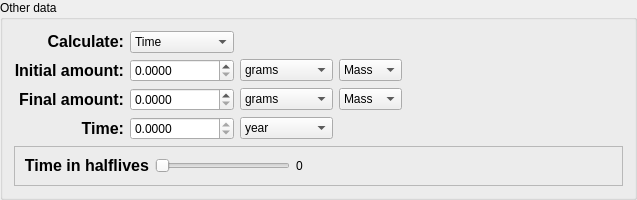
    <widget class="QGroupBox" name="groupBox_2">
     <property name="title">
      <string>Other data</string>
     </property>
     <layout class="QVBoxLayout" name="verticalLayout">
      <item>
       <layout class="QGridLayout" name="gridLayout_3">
        <item row="0" column="0">
         <widget class="QLabel" name="label_37">
          <property name="text">
           <string>&lt;!DOCTYPE HTML PUBLIC &quot;-//W3C//DTD HTML 4.0//EN&quot; &quot;http://www.w3.org/TR/REC-html40/strict.dtd&quot;&gt;
&lt;html&gt;&lt;head&gt;&lt;meta name=&quot;qrichtext&quot; content=&quot;1&quot; /&gt;&lt;style type=&quot;text/css&quot;&gt;
p, li { white-space: pre-wrap; }
&lt;/style&gt;&lt;/head&gt;&lt;body style=&quot; font-family:'DejaVu Sans'; font-size:9pt; font-weight:400; font-style:normal;&quot;&gt;
&lt;p style=&quot; margin-top:0px; margin-bottom:0px; margin-left:0px; margin-right:0px; -qt-block-indent:0; text-indent:0px;&quot;&gt;&lt;span style=&quot; font-size:12pt; font-weight:600;&quot;&gt;Calculate:&lt;/span&gt;&lt;/p&gt;&lt;/body&gt;&lt;/html&gt;</string>
          </property>
          <property name="alignment">
           <set>Qt::AlignRight|Qt::AlignTrailing|Qt::AlignVCenter</set>
          </property>
         </widget>
        </item>
        <item row="0" column="1">
         <widget class="QComboBox" name="mode">
          <property name="toolTip">
           <string>&lt;!DOCTYPE HTML PUBLIC &quot;-//W3C//DTD HTML 4.0//EN&quot; &quot;http://www.w3.org/TR/REC-html40/strict.dtd&quot;&gt;
&lt;html&gt;&lt;head&gt;&lt;meta name=&quot;qrichtext&quot; content=&quot;1&quot; /&gt;&lt;style type=&quot;text/css&quot;&gt;
p, li { white-space: pre-wrap; }
&lt;/style&gt;&lt;/head&gt;&lt;body style=&quot; font-family:'DejaVu Sans'; font-size:9pt; font-weight:400; font-style:normal;&quot;&gt;
&lt;p style=&quot; margin-top:0px; margin-bottom:0px; margin-left:0px; margin-right:0px; -qt-block-indent:0; text-indent:0px;&quot;&gt;&lt;span style=&quot; font-size:14pt;&quot;&gt;Specify what you want to calculate&lt;/span&gt;&lt;/p&gt;&lt;/body&gt;&lt;/html&gt;</string>
          </property>
          <property name="whatsThis">
           <string>This box is used to decide what you want to calculate, choose among 'Time', 'Initial amount of substance' and 'Final amount of substance'.</string>
          </property>
          <property name="currentIndex">
           <number>2</number>
          </property>
          <item>
           <property name="text">
            <string>Initial Amount</string>
           </property>
          </item>
          <item>
           <property name="text">
            <string>Final Amount</string>
           </property>
          </item>
          <item>
           <property name="text">
            <string>Time</string>
           </property>
          </item>
         </widget>
        </item>
        <item row="1" column="0">
         <widget class="QLabel" name="label_69">
          <property name="text">
           <string>&lt;!DOCTYPE HTML PUBLIC &quot;-//W3C//DTD HTML 4.0//EN&quot; &quot;http://www.w3.org/TR/REC-html40/strict.dtd&quot;&gt;
&lt;html&gt;&lt;head&gt;&lt;meta name=&quot;qrichtext&quot; content=&quot;1&quot; /&gt;&lt;style type=&quot;text/css&quot;&gt;
p, li { white-space: pre-wrap; }
&lt;/style&gt;&lt;/head&gt;&lt;body style=&quot; font-family:'DejaVu Sans'; font-size:9pt; font-weight:400; font-style:normal;&quot;&gt;
&lt;p style=&quot; margin-top:0px; margin-bottom:0px; margin-left:0px; margin-right:0px; -qt-block-indent:0; text-indent:0px;&quot;&gt;&lt;span style=&quot; font-size:12pt; font-weight:600;&quot;&gt;Initial amount:&lt;/span&gt;&lt;/p&gt;&lt;/body&gt;&lt;/html&gt;</string>
          </property>
          <property name="alignment">
           <set>Qt::AlignRight|Qt::AlignTrailing|Qt::AlignVCenter</set>
          </property>
         </widget>
        </item>
        <item row="1" column="1">
         <widget class="QDoubleSpinBox" name="initAmt">
          <property name="toolTip">
           <string>&lt;!DOCTYPE HTML PUBLIC &quot;-//W3C//DTD HTML 4.0//EN&quot; &quot;http://www.w3.org/TR/REC-html40/strict.dtd&quot;&gt;
&lt;html&gt;&lt;head&gt;&lt;meta name=&quot;qrichtext&quot; content=&quot;1&quot; /&gt;&lt;style type=&quot;text/css&quot;&gt;
p, li { white-space: pre-wrap; }
&lt;/style&gt;&lt;/head&gt;&lt;body style=&quot; font-family:'DejaVu Sans'; font-size:9pt; font-weight:400; font-style:normal;&quot;&gt;
&lt;p style=&quot; margin-top:0px; margin-bottom:0px; margin-left:0px; margin-right:0px; -qt-block-indent:0; text-indent:0px;&quot;&gt;&lt;span style=&quot; font-size:14pt;&quot;&gt;Specify the initial amount of substance&lt;/span&gt;&lt;/p&gt;&lt;/body&gt;&lt;/html&gt;</string>
          </property>
          <property name="whatsThis">
           <string>This box is used to specify the initial amount of the radio-active substance.</string>
          </property>
          <property name="decimals">
           <number>4</number>
          </property>
          <property name="maximum">
           <double>1000000000.000000000000000</double>
          </property>
         </widget>
        </item>
        <item row="2" column="0">
         <widget class="QLabel" name="label_72">
          <property name="text">
           <string>&lt;!DOCTYPE HTML PUBLIC &quot;-//W3C//DTD HTML 4.0//EN&quot; &quot;http://www.w3.org/TR/REC-html40/strict.dtd&quot;&gt;
&lt;html&gt;&lt;head&gt;&lt;meta name=&quot;qrichtext&quot; content=&quot;1&quot; /&gt;&lt;style type=&quot;text/css&quot;&gt;
p, li { white-space: pre-wrap; }
&lt;/style&gt;&lt;/head&gt;&lt;body style=&quot; font-family:'DejaVu Sans'; font-size:9pt; font-weight:400; font-style:normal;&quot;&gt;
&lt;p style=&quot; margin-top:0px; margin-bottom:0px; margin-left:0px; margin-right:0px; -qt-block-indent:0; text-indent:0px;&quot;&gt;&lt;span style=&quot; font-size:12pt; font-weight:600;&quot;&gt;Final amount:&lt;/span&gt;&lt;/p&gt;&lt;/body&gt;&lt;/html&gt;</string>
          </property>
          <property name="alignment">
           <set>Qt::AlignRight|Qt::AlignTrailing|Qt::AlignVCenter</set>
          </property>
         </widget>
        </item>
        <item row="2" column="1">
         <widget class="QDoubleSpinBox" name="finalAmt">
          <property name="toolTip">
           <string>&lt;!DOCTYPE HTML PUBLIC &quot;-//W3C//DTD HTML 4.0//EN&quot; &quot;http://www.w3.org/TR/REC-html40/strict.dtd&quot;&gt;
&lt;html&gt;&lt;head&gt;&lt;meta name=&quot;qrichtext&quot; content=&quot;1&quot; /&gt;&lt;style type=&quot;text/css&quot;&gt;
p, li { white-space: pre-wrap; }
&lt;/style&gt;&lt;/head&gt;&lt;body style=&quot; font-family:'DejaVu Sans'; font-size:9pt; font-weight:400; font-style:normal;&quot;&gt;
&lt;p style=&quot; margin-top:0px; margin-bottom:0px; margin-left:0px; margin-right:0px; -qt-block-indent:0; text-indent:0px;&quot;&gt;&lt;span style=&quot; font-size:14pt;&quot;&gt;Specify the final amount of the substance&lt;/span&gt;&lt;/p&gt;&lt;/body&gt;&lt;/html&gt;</string>
          </property>
          <property name="whatsThis">
           <string>This box is used to specify the final amount of the radio-active substance.</string>
          </property>
          <property name="decimals">
           <number>4</number>
          </property>
          <property name="maximum">
           <double>1000000000.000000000000000</double>
          </property>
         </widget>
        </item>
        <item row="3" column="0">
         <widget class="QLabel" name="label_19">
          <property name="text">
           <string>&lt;!DOCTYPE HTML PUBLIC &quot;-//W3C//DTD HTML 4.0//EN&quot; &quot;http://www.w3.org/TR/REC-html40/strict.dtd&quot;&gt;
&lt;html&gt;&lt;head&gt;&lt;meta name=&quot;qrichtext&quot; content=&quot;1&quot; /&gt;&lt;style type=&quot;text/css&quot;&gt;
p, li { white-space: pre-wrap; }
&lt;/style&gt;&lt;/head&gt;&lt;body style=&quot; font-family:'DejaVu Sans'; font-size:9pt; font-weight:400; font-style:normal;&quot;&gt;
&lt;p style=&quot; margin-top:0px; margin-bottom:0px; margin-left:0px; margin-right:0px; -qt-block-indent:0; text-indent:0px;&quot;&gt;&lt;span style=&quot; font-size:12pt; font-weight:600;&quot;&gt;Time:&lt;/span&gt;&lt;/p&gt;&lt;/body&gt;&lt;/html&gt;</string>
          </property>
          <property name="alignment">
           <set>Qt::AlignRight|Qt::AlignTrailing|Qt::AlignVCenter</set>
          </property>
         </widget>
        </item>
        <item row="3" column="1">
         <widget class="QDoubleSpinBox" name="time">
          <property name="toolTip">
           <string>&lt;!DOCTYPE HTML PUBLIC &quot;-//W3C//DTD HTML 4.0//EN&quot; &quot;http://www.w3.org/TR/REC-html40/strict.dtd&quot;&gt;
&lt;html&gt;&lt;head&gt;&lt;meta name=&quot;qrichtext&quot; content=&quot;1&quot; /&gt;&lt;style type=&quot;text/css&quot;&gt;
p, li { white-space: pre-wrap; }
&lt;/style&gt;&lt;/head&gt;&lt;body style=&quot; font-family:'DejaVu Sans'; font-size:9pt; font-weight:400; font-style:normal;&quot;&gt;
&lt;p style=&quot; margin-top:0px; margin-bottom:0px; margin-left:0px; margin-right:0px; -qt-block-indent:0; text-indent:0px;&quot;&gt;&lt;span style=&quot; font-size:14pt;&quot;&gt;Specify the time elapsed here&lt;/span&gt;&lt;/p&gt;&lt;/body&gt;&lt;/html&gt;</string>
          </property>
          <property name="whatsThis">
           <string>This box is used to specify the time after which the initial amount decreases to the final amount.</string>
          </property>
          <property name="readOnly">
           <bool>true</bool>
          </property>
          <property name="decimals">
           <number>4</number>
          </property>
          <property name="maximum">
           <double>1000000000.000000000000000</double>
          </property>
         </widget>
        </item>
        <item row="1" column="3">
         <widget class="QComboBox" name="initAmtType">
          <property name="toolTip">
           <string>&lt;!DOCTYPE HTML PUBLIC &quot;-//W3C//DTD HTML 4.0//EN&quot; &quot;http://www.w3.org/TR/REC-html40/strict.dtd&quot;&gt;
&lt;html&gt;&lt;head&gt;&lt;meta name=&quot;qrichtext&quot; content=&quot;1&quot; /&gt;&lt;style type=&quot;text/css&quot;&gt;
p, li { white-space: pre-wrap; }
&lt;/style&gt;&lt;/head&gt;&lt;body style=&quot; font-family:'DejaVu Sans'; font-size:9pt; font-weight:400; font-style:normal;&quot;&gt;
&lt;p style=&quot; margin-top:0px; margin-bottom:0px; margin-left:0px; margin-right:0px; -qt-block-indent:0; text-indent:0px;&quot;&gt;&lt;span style=&quot; font-size:14pt;&quot;&gt;The method by which you want to specify mass&lt;/span&gt;&lt;/p&gt;&lt;/body&gt;&lt;/html&gt;</string>
          </property>
          <property name="whatsThis">
           <string>This box can be used to change the mode in which you want to specify the initial amount of substance. i.e. mass or moles.</string>
          </property>
          <item>
           <property name="text">
            <string>Mass</string>
           </property>
          </item>
          <item>
           <property name="text">
            <string>moles</string>
           </property>
          </item>
         </widget>
        </item>
        <item row="2" column="3">
         <widget class="QComboBox" name="finalAmtType">
          <property name="toolTip">
           <string>&lt;!DOCTYPE HTML PUBLIC &quot;-//W3C//DTD HTML 4.0//EN&quot; &quot;http://www.w3.org/TR/REC-html40/strict.dtd&quot;&gt;
&lt;html&gt;&lt;head&gt;&lt;meta name=&quot;qrichtext&quot; content=&quot;1&quot; /&gt;&lt;style type=&quot;text/css&quot;&gt;
p, li { white-space: pre-wrap; }
&lt;/style&gt;&lt;/head&gt;&lt;body style=&quot; font-family:'DejaVu Sans'; font-size:9pt; font-weight:400; font-style:normal;&quot;&gt;
&lt;p style=&quot; margin-top:0px; margin-bottom:0px; margin-left:0px; margin-right:0px; -qt-block-indent:0; text-indent:0px;&quot;&gt;&lt;span style=&quot; font-size:14pt;&quot;&gt;Method by which you want to specify the final amount&lt;/span&gt;&lt;/p&gt;&lt;/body&gt;&lt;/html&gt;</string>
          </property>
          <property name="whatsThis">
           <string>This box can be used to change the mode in which you want to specify the final amount of substance. i.e. mass or moles.</string>
          </property>
          <item>
           <property name="text">
            <string>Mass</string>
           </property>
          </item>
          <item>
           <property name="text">
            <string>moles</string>
           </property>
          </item>
         </widget>
        </item>
        <item row="1" column="5">
         <spacer name="horizontalSpacer_3">
          <property name="orientation">
           <enum>Qt::Horizontal</enum>
          </property>
          <property name="sizeHint" stdset="0">
           <size>
            <width>221</width>
            <height>20</height>
           </size>
          </property>
         </spacer>
        </item>
        <item row="1" column="2">
         <widget class="QComboBox" name="initAmt_unit">
          <property name="toolTip">
           <string>&lt;!DOCTYPE HTML PUBLIC &quot;-//W3C//DTD HTML 4.0//EN&quot; &quot;http://www.w3.org/TR/REC-html40/strict.dtd&quot;&gt;
&lt;html&gt;&lt;head&gt;&lt;meta name=&quot;qrichtext&quot; content=&quot;1&quot; /&gt;&lt;style type=&quot;text/css&quot;&gt;
p, li { white-space: pre-wrap; }
&lt;/style&gt;&lt;/head&gt;&lt;body style=&quot; font-family:'DejaVu Sans'; font-size:9pt; font-weight:400; font-style:normal;&quot;&gt;
&lt;p style=&quot; margin-top:0px; margin-bottom:0px; margin-left:0px; margin-right:0px; -qt-block-indent:0; text-indent:0px;&quot;&gt;&lt;span style=&quot; font-size:14pt;&quot;&gt;Specify the unit of initial amount of substance&lt;/span&gt;&lt;/p&gt;&lt;/body&gt;&lt;/html&gt;</string>
          </property>
          <property name="whatsThis">
           <string>This box can be used to specify the units of the initial amount of substance. i.e grams, pounds, etc.</string>
          </property>
          <item>
           <property name="text">
            <string>grams</string>
           </property>
          </item>
          <item>
           <property name="text">
            <string>tons</string>
           </property>
          </item>
          <item>
           <property name="text">
            <string>carats</string>
           </property>
          </item>
          <item>
           <property name="text">
            <string>pounds</string>
           </property>
          </item>
          <item>
           <property name="text">
            <string>ounces</string>
           </property>
          </item>
          <item>
           <property name="text">
            <string>troy ounces</string>
           </property>
          </item>
         </widget>
        </item>
        <item row="2" column="2">
         <widget class="QComboBox" name="finalAmt_unit">
          <property name="toolTip">
           <string>&lt;!DOCTYPE HTML PUBLIC &quot;-//W3C//DTD HTML 4.0//EN&quot; &quot;http://www.w3.org/TR/REC-html40/strict.dtd&quot;&gt;
&lt;html&gt;&lt;head&gt;&lt;meta name=&quot;qrichtext&quot; content=&quot;1&quot; /&gt;&lt;style type=&quot;text/css&quot;&gt;
p, li { white-space: pre-wrap; }
&lt;/style&gt;&lt;/head&gt;&lt;body style=&quot; font-family:'DejaVu Sans'; font-size:9pt; font-weight:400; font-style:normal;&quot;&gt;
&lt;p style=&quot; margin-top:0px; margin-bottom:0px; margin-left:0px; margin-right:0px; -qt-block-indent:0; text-indent:0px;&quot;&gt;&lt;span style=&quot; font-size:14pt;&quot;&gt;Specify the unit of final amount&lt;/span&gt;&lt;/p&gt;&lt;/body&gt;&lt;/html&gt;</string>
          </property>
          <property name="whatsThis">
           <string>This box can be used to specify the units of the final amount of substance. i.e grams, pounds, etc.</string>
          </property>
          <item>
           <property name="text">
            <string>grams</string>
           </property>
          </item>
          <item>
           <property name="text">
            <string>tons</string>
           </property>
          </item>
          <item>
           <property name="text">
            <string>carats</string>
           </property>
          </item>
          <item>
           <property name="text">
            <string>pounds</string>
           </property>
          </item>
          <item>
           <property name="text">
            <string>ounces</string>
           </property>
          </item>
          <item>
           <property name="text">
            <string>troy ounces</string>
           </property>
          </item>
         </widget>
        </item>
        <item row="3" column="2">
         <widget class="QComboBox" name="time_unit">
          <property name="toolTip">
           <string>&lt;!DOCTYPE HTML PUBLIC &quot;-//W3C//DTD HTML 4.0//EN&quot; &quot;http://www.w3.org/TR/REC-html40/strict.dtd&quot;&gt;
&lt;html&gt;&lt;head&gt;&lt;meta name=&quot;qrichtext&quot; content=&quot;1&quot; /&gt;&lt;style type=&quot;text/css&quot;&gt;
p, li { white-space: pre-wrap; }
&lt;/style&gt;&lt;/head&gt;&lt;body style=&quot; font-family:'DejaVu Sans'; font-size:9pt; font-weight:400; font-style:normal;&quot;&gt;
&lt;p style=&quot; margin-top:0px; margin-bottom:0px; margin-left:0px; margin-right:0px; -qt-block-indent:0; text-indent:0px;&quot;&gt;&lt;span style=&quot; font-size:14pt;&quot;&gt;Specify the unit of time elapsed&lt;/span&gt;&lt;/p&gt;&lt;/body&gt;&lt;/html&gt;</string>
          </property>
          <property name="whatsThis">
           <string>This box is used to specify the units of time. i.e years, seconds, etc.</string>
          </property>
          <item>
           <property name="text">
            <string>year</string>
           </property>
          </item>
          <item>
           <property name="text">
            <string>seconds</string>
           </property>
          </item>
          <item>
           <property name="text">
            <string>minutes</string>
           </property>
          </item>
          <item>
           <property name="text">
            <string>hours</string>
           </property>
          </item>
          <item>
           <property name="text">
            <string>days</string>
           </property>
          </item>
          <item>
           <property name="text">
            <string>weeks</string>
           </property>
          </item>
         </widget>
        </item>
       </layout>
      </item>
      <item>
       <widget class="QFrame" name="time_in_halfLives">
        <property name="frameShape">
         <enum>QFrame::StyledPanel</enum>
        </property>
        <property name="frameShadow">
         <enum>QFrame::Raised</enum>
        </property>
        <layout class="QHBoxLayout" name="horizontalLayout_2">
         <item>
          <widget class="QLabel" name="label_15">
           <property name="text">
            <string>&lt;!DOCTYPE HTML PUBLIC &quot;-//W3C//DTD HTML 4.0//EN&quot; &quot;http://www.w3.org/TR/REC-html40/strict.dtd&quot;&gt;
&lt;html&gt;&lt;head&gt;&lt;meta name=&quot;qrichtext&quot; content=&quot;1&quot; /&gt;&lt;style type=&quot;text/css&quot;&gt;
p, li { white-space: pre-wrap; }
&lt;/style&gt;&lt;/head&gt;&lt;body style=&quot; font-family:'DejaVu Sans'; font-size:9pt; font-weight:400; font-style:normal;&quot;&gt;
&lt;p style=&quot; margin-top:0px; margin-bottom:0px; margin-left:0px; margin-right:0px; -qt-block-indent:0; text-indent:0px;&quot;&gt;&lt;span style=&quot; font-size:12pt; font-weight:600;&quot;&gt;Time in halflives&lt;/span&gt;&lt;/p&gt;&lt;/body&gt;&lt;/html&gt;</string>
           </property>
           <property name="alignment">
            <set>Qt::AlignRight|Qt::AlignTrailing|Qt::AlignVCenter</set>
           </property>
          </widget>
         </item>
         <item>
          <widget class="QSlider" name="slider">
           <property name="toolTip">
            <string>&lt;!DOCTYPE HTML PUBLIC &quot;-//W3C//DTD HTML 4.0//EN&quot; &quot;http://www.w3.org/TR/REC-html40/strict.dtd&quot;&gt;
&lt;html&gt;&lt;head&gt;&lt;meta name=&quot;qrichtext&quot; content=&quot;1&quot; /&gt;&lt;style type=&quot;text/css&quot;&gt;
p, li { white-space: pre-wrap; }
&lt;/style&gt;&lt;/head&gt;&lt;body style=&quot; font-family:'DejaVu Sans'; font-size:9pt; font-weight:400; font-style:normal;&quot;&gt;
&lt;p style=&quot; margin-top:0px; margin-bottom:0px; margin-left:0px; margin-right:0px; -qt-block-indent:0; text-indent:0px;&quot;&gt;&lt;span style=&quot; font-size:14pt;&quot;&gt;Specify the time elapsed by moving the slider&lt;/span&gt;&lt;/p&gt;&lt;/body&gt;&lt;/html&gt;</string>
           </property>
           <property name="whatsThis">
            <string>This slider can be used to specify the time in terms of number of half-lives between 0 half-lives to 10 half-lives.</string>
           </property>
           <property name="maximum">
            <number>100</number>
           </property>
           <property name="orientation">
            <enum>Qt::Horizontal</enum>
           </property>
          </widget>
         </item>
         <item>
          <widget class="QLabel" name="numHalfLives">
           <property name="toolTip">
            <string>&lt;!DOCTYPE HTML PUBLIC &quot;-//W3C//DTD HTML 4.0//EN&quot; &quot;http://www.w3.org/TR/REC-html40/strict.dtd&quot;&gt;
&lt;html&gt;&lt;head&gt;&lt;meta name=&quot;qrichtext&quot; content=&quot;1&quot; /&gt;&lt;style type=&quot;text/css&quot;&gt;
p, li { white-space: pre-wrap; }
&lt;/style&gt;&lt;/head&gt;&lt;body style=&quot; font-family:'DejaVu Sans'; font-size:9pt; font-weight:400; font-style:normal;&quot;&gt;
&lt;p style=&quot; margin-top:0px; margin-bottom:0px; margin-left:0px; margin-right:0px; -qt-block-indent:0; text-indent:0px;&quot;&gt;&lt;span style=&quot; font-size:14pt;&quot;&gt;The number of Half-lives elapsed&lt;/span&gt;&lt;/p&gt;&lt;/body&gt;&lt;/html&gt;</string>
           </property>
           <property name="text">
            <string>0</string>
           </property>
           <property name="alignment">
            <set>Qt::AlignCenter</set>
           </property>
          </widget>
         </item>
         <item>
          <spacer name="horizontalSpacer">
           <property name="orientation">
            <enum>Qt::Horizontal</enum>
           </property>
           <property name="sizeHint" stdset="0">
            <size>
             <width>310</width>
             <height>20</height>
            </size>
           </property>
          </spacer>
         </item>
        </layout>
       </widget>
      </item>
     </layout>
    </widget>
